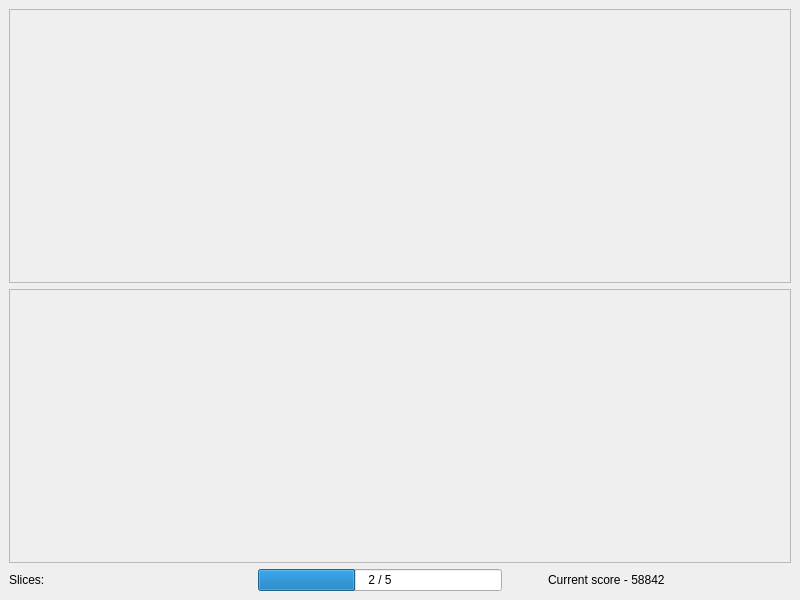
<?xml version="1.0" encoding="UTF-8"?>
<ui version="4.0">
 <class>MainWindow</class>
 <widget class="QMainWindow" name="MainWindow">
  <property name="geometry">
   <rect>
    <x>0</x>
    <y>0</y>
    <width>800</width>
    <height>600</height>
   </rect>
  </property>
  <property name="windowTitle">
   <string>Solver progress</string>
  </property>
  <widget class="QWidget" name="centralwidget">
   <layout class="QVBoxLayout" name="verticalLayout" stretch="1,1,0">
    <item>
     <widget class="QFrame" name="frame_2">
      <property name="frameShape">
       <enum>QFrame::StyledPanel</enum>
      </property>
      <property name="frameShadow">
       <enum>QFrame::Raised</enum>
      </property>
     </widget>
    </item>
    <item>
     <widget class="QFrame" name="frame">
      <property name="frameShape">
       <enum>QFrame::StyledPanel</enum>
      </property>
      <property name="frameShadow">
       <enum>QFrame::Raised</enum>
      </property>
     </widget>
    </item>
    <item>
     <layout class="QHBoxLayout" name="horizontalLayout" stretch="1,1,0,1">
      <item>
       <widget class="QLabel" name="label">
        <property name="text">
         <string>Slices:</string>
        </property>
       </widget>
      </item>
      <item>
       <widget class="QProgressBar" name="progressBar">
        <property name="maximum">
         <number>5</number>
        </property>
        <property name="value">
         <number>2</number>
        </property>
        <property name="format">
         <string>%v / %m</string>
        </property>
       </widget>
      </item>
      <item>
       <spacer name="horizontalSpacer">
        <property name="orientation">
         <enum>Qt::Horizontal</enum>
        </property>
        <property name="sizeHint" stdset="0">
         <size>
          <width>40</width>
          <height>20</height>
         </size>
        </property>
       </spacer>
      </item>
      <item>
       <widget class="QLabel" name="label_2">
        <property name="text">
         <string>Current score - 58842</string>
        </property>
       </widget>
      </item>
     </layout>
    </item>
   </layout>
  </widget>
 </widget>
 <resources/>
 <connections/>
</ui>
